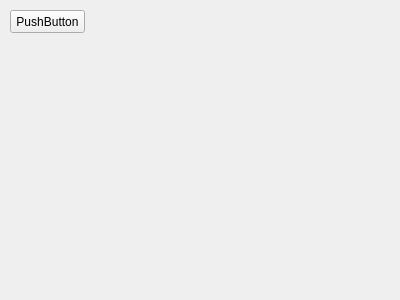
<?xml version="1.0" encoding="UTF-8"?>
<ui version="4.0">
 <class>hudTools</class>
 <widget class="QWidget" name="hudTools">
  <property name="geometry">
   <rect>
    <x>0</x>
    <y>0</y>
    <width>400</width>
    <height>300</height>
   </rect>
  </property>
  <property name="windowTitle">
   <string>Form</string>
  </property>
  <widget class="QPushButton" name="pushButton">
   <property name="geometry">
    <rect>
     <x>10</x>
     <y>10</y>
     <width>75</width>
     <height>23</height>
    </rect>
   </property>
   <property name="text">
    <string>PushButton</string>
   </property>
  </widget>
 </widget>
 <resources/>
 <connections/>
</ui>
